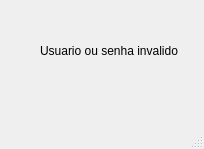
<?xml version="1.0" encoding="UTF-8"?>
<ui version="4.0">
 <class>MainWindow</class>
 <widget class="QMainWindow" name="MainWindow">
  <property name="geometry">
   <rect>
    <x>0</x>
    <y>0</y>
    <width>204</width>
    <height>149</height>
   </rect>
  </property>
  <property name="windowTitle">
   <string>MainWindow</string>
  </property>
  <widget class="QWidget" name="centralwidget">
   <widget class="QLabel" name="label">
    <property name="geometry">
     <rect>
      <x>40</x>
      <y>30</y>
      <width>141</width>
      <height>41</height>
     </rect>
    </property>
    <property name="text">
     <string>Usuario ou senha invalido</string>
    </property>
   </widget>
  </widget>
  <widget class="QMenuBar" name="menubar">
   <property name="geometry">
    <rect>
     <x>0</x>
     <y>0</y>
     <width>204</width>
     <height>22</height>
    </rect>
   </property>
  </widget>
  <widget class="QStatusBar" name="statusbar"/>
 </widget>
 <resources/>
 <connections/>
</ui>
